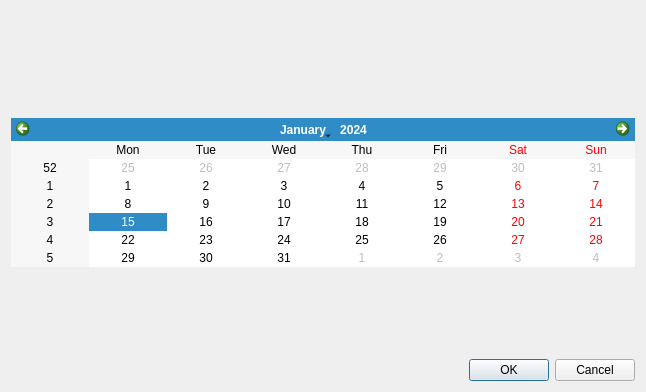
<?xml version="1.0" encoding="UTF-8"?>
<ui version="4.0">
 <class>calendarDialog</class>
 <widget class="QDialog" name="calendarDialog">
  <property name="geometry">
   <rect>
    <x>0</x>
    <y>0</y>
    <width>646</width>
    <height>392</height>
   </rect>
  </property>
  <property name="windowTitle">
   <string>Dialog</string>
  </property>
  <layout class="QVBoxLayout" name="verticalLayout">
   <item>
    <widget class="QLabel" name="cal_label">
     <property name="text">
      <string/>
     </property>
    </widget>
   </item>
   <item>
    <spacer name="verticalSpacer_2">
     <property name="orientation">
      <enum>Qt::Vertical</enum>
     </property>
     <property name="sizeHint" stdset="0">
      <size>
       <width>20</width>
       <height>43</height>
      </size>
     </property>
    </spacer>
   </item>
   <item>
    <widget class="QCalendarWidget" name="calendarWidget"/>
   </item>
   <item>
    <spacer name="verticalSpacer">
     <property name="orientation">
      <enum>Qt::Vertical</enum>
     </property>
     <property name="sizeHint" stdset="0">
      <size>
       <width>20</width>
       <height>42</height>
      </size>
     </property>
    </spacer>
   </item>
   <item>
    <widget class="QDialogButtonBox" name="cal_buttonBox">
     <property name="orientation">
      <enum>Qt::Horizontal</enum>
     </property>
     <property name="standardButtons">
      <set>QDialogButtonBox::Cancel|QDialogButtonBox::Ok</set>
     </property>
    </widget>
   </item>
  </layout>
 </widget>
 <resources/>
 <connections/>
</ui>
